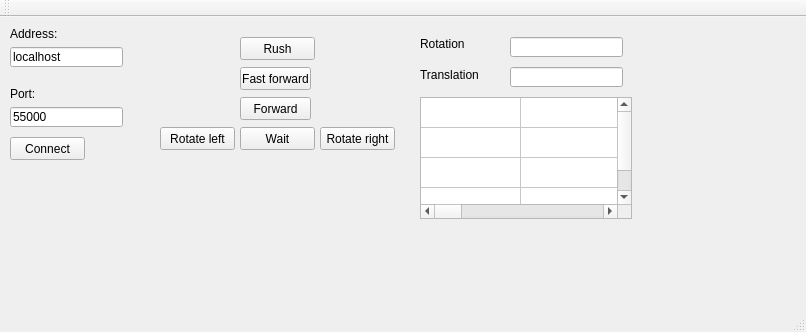
<?xml version="1.0" encoding="UTF-8"?>
<ui version="4.0">
 <class>MainWindow</class>
 <widget class="QMainWindow" name="MainWindow">
  <property name="geometry">
   <rect>
    <x>0</x>
    <y>0</y>
    <width>806</width>
    <height>332</height>
   </rect>
  </property>
  <property name="windowTitle">
   <string>Robots' Labirynth - Client</string>
  </property>
  <widget class="QWidget" name="centralWidget">
   <widget class="QLineEdit" name="addressEdit">
    <property name="geometry">
     <rect>
      <x>10</x>
      <y>30</y>
      <width>113</width>
      <height>20</height>
     </rect>
    </property>
    <property name="text">
     <string>localhost</string>
    </property>
   </widget>
   <widget class="QLineEdit" name="portEdit">
    <property name="geometry">
     <rect>
      <x>10</x>
      <y>90</y>
      <width>113</width>
      <height>20</height>
     </rect>
    </property>
    <property name="text">
     <string>55000</string>
    </property>
   </widget>
   <widget class="QLabel" name="label">
    <property name="geometry">
     <rect>
      <x>10</x>
      <y>10</y>
      <width>47</width>
      <height>13</height>
     </rect>
    </property>
    <property name="text">
     <string>Address:</string>
    </property>
   </widget>
   <widget class="QLabel" name="label_2">
    <property name="geometry">
     <rect>
      <x>10</x>
      <y>70</y>
      <width>47</width>
      <height>13</height>
     </rect>
    </property>
    <property name="text">
     <string>Port:</string>
    </property>
   </widget>
   <widget class="QPushButton" name="pushButton">
    <property name="geometry">
     <rect>
      <x>10</x>
      <y>120</y>
      <width>75</width>
      <height>23</height>
     </rect>
    </property>
    <property name="text">
     <string>Connect</string>
    </property>
   </widget>
   <widget class="QPushButton" name="pushButtonFastForward">
    <property name="geometry">
     <rect>
      <x>240</x>
      <y>50</y>
      <width>71</width>
      <height>23</height>
     </rect>
    </property>
    <property name="text">
     <string>Fast forward</string>
    </property>
   </widget>
   <widget class="QPushButton" name="pushButtonForward">
    <property name="geometry">
     <rect>
      <x>240</x>
      <y>80</y>
      <width>71</width>
      <height>23</height>
     </rect>
    </property>
    <property name="text">
     <string>Forward</string>
    </property>
   </widget>
   <widget class="QPushButton" name="pushButtonWait">
    <property name="geometry">
     <rect>
      <x>240</x>
      <y>110</y>
      <width>75</width>
      <height>23</height>
     </rect>
    </property>
    <property name="text">
     <string>Wait</string>
    </property>
   </widget>
   <widget class="QPushButton" name="pushButtonRotateLeft">
    <property name="geometry">
     <rect>
      <x>160</x>
      <y>110</y>
      <width>75</width>
      <height>23</height>
     </rect>
    </property>
    <property name="text">
     <string>Rotate left</string>
    </property>
   </widget>
   <widget class="QPushButton" name="pushButtonRotateRight">
    <property name="geometry">
     <rect>
      <x>320</x>
      <y>110</y>
      <width>75</width>
      <height>23</height>
     </rect>
    </property>
    <property name="text">
     <string>Rotate right</string>
    </property>
   </widget>
   <widget class="QPushButton" name="pushButtonRush">
    <property name="geometry">
     <rect>
      <x>240</x>
      <y>20</y>
      <width>75</width>
      <height>23</height>
     </rect>
    </property>
    <property name="text">
     <string>Rush</string>
    </property>
   </widget>
   <widget class="QLabel" name="label_3">
    <property name="geometry">
     <rect>
      <x>420</x>
      <y>20</y>
      <width>47</width>
      <height>13</height>
     </rect>
    </property>
    <property name="text">
     <string>Rotation</string>
    </property>
   </widget>
   <widget class="QLabel" name="label_4">
    <property name="geometry">
     <rect>
      <x>420</x>
      <y>50</y>
      <width>71</width>
      <height>16</height>
     </rect>
    </property>
    <property name="text">
     <string>Translation</string>
    </property>
   </widget>
   <widget class="QLineEdit" name="rotationEdit">
    <property name="geometry">
     <rect>
      <x>510</x>
      <y>20</y>
      <width>113</width>
      <height>20</height>
     </rect>
    </property>
   </widget>
   <widget class="QLineEdit" name="translationEdit">
    <property name="geometry">
     <rect>
      <x>510</x>
      <y>50</y>
      <width>113</width>
      <height>20</height>
     </rect>
    </property>
   </widget>
   <widget class="QTableWidget" name="robotVisionTable">
    <property name="geometry">
     <rect>
      <x>420</x>
      <y>80</y>
      <width>212</width>
      <height>122</height>
     </rect>
    </property>
    <property name="rowCount">
     <number>4</number>
    </property>
    <property name="columnCount">
     <number>7</number>
    </property>
    <attribute name="horizontalHeaderVisible">
     <bool>false</bool>
    </attribute>
    <attribute name="verticalHeaderVisible">
     <bool>false</bool>
    </attribute>
    <row/>
    <row/>
    <row/>
    <row/>
    <column/>
    <column/>
    <column/>
    <column/>
    <column/>
    <column/>
    <column/>
   </widget>
  </widget>
  <widget class="QMenuBar" name="menuBar">
   <property name="geometry">
    <rect>
     <x>0</x>
     <y>0</y>
     <width>806</width>
     <height>21</height>
    </rect>
   </property>
  </widget>
  <widget class="QToolBar" name="mainToolBar">
   <attribute name="toolBarArea">
    <enum>TopToolBarArea</enum>
   </attribute>
   <attribute name="toolBarBreak">
    <bool>false</bool>
   </attribute>
  </widget>
  <widget class="QStatusBar" name="statusBar"/>
 </widget>
 <layoutdefault spacing="6" margin="11"/>
 <resources/>
 <connections/>
</ui>
